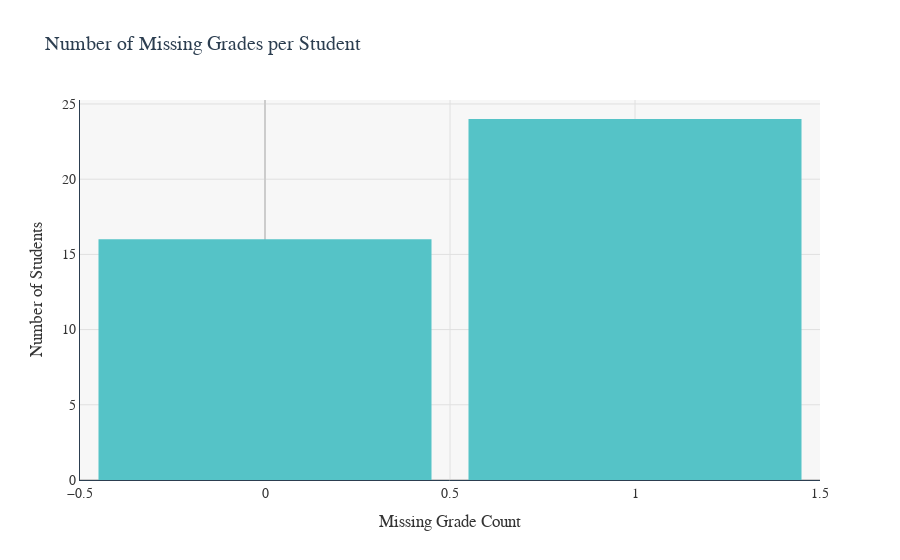

Notebook code for this chart:
### Code cell
# Count missing grades per student
merged_df['Missing Grades'] = merged_df[[col + '_num' for col in grade_cols]].isna().sum(axis=1)

# Create histogram with custom color
fig_missing = px.histogram(
    merged_df,
    x='Missing Grades',
    title='Number of Missing Grades per Student',
    color_discrete_sequence=['#55c3c7']
)

# Apply custom styling
fig_missing.update_layout(
    plot_bgcolor='#f7f7f7',
    paper_bgcolor='#ffffff', 
    font=dict(
        family="Arial",
        size=14,
        color="#333333"
    ),
    title_font=dict(
        size=20,
        color="#2c3e50"
    ),
    xaxis=dict(
        title='Missing Grade Count',
        gridcolor='#e0e0e0',
        linecolor='#2c3e50',
        zerolinecolor='#cccccc'
    ),
    yaxis=dict(
        title='Number of Students',
        gridcolor='#e0e0e0',
        linecolor='#2c3e50',
        zerolinecolor='#cccccc'
    ),
    bargap=0.1,
)

### Figure 1 — Plotly figure (JSON) as saved in the notebook; plotly's stock layout.template omitted (floating-point values rounded to 4 significant figures)
{"data": [{"bingroup": "x", "hovertemplate": "Missing Grades=%{x}<br>count=%{y}<extra></extra>", "legendgroup": "", "marker": {"color": "#55c3c7", "pattern": {"shape": ""}}, "name": "", "orientation": "v", "showlegend": false, "type": "histogram", "x": [0, 0, 0, 0, 0, 0, 0, 0, 1, 1, 1, 1, 0, 0, 0, 0, 1, 1, 1, 1, 1, 1, 1, 1, 0, 0, 0, 0, 1, 1, 1, 1, 1, 1, 1, 1, 1, 1, 1, 1], "xaxis": "x", "yaxis": "y"}], "layout": {"bargap": 0.1, "barmode": "relative", "font": {"color": "#333333", "family": "Arial", "size": 14}, "legend": {"tracegroupgap": 0}, "paper_bgcolor": "#ffffff", "plot_bgcolor": "#f7f7f7", "title": {"font": {"color": "#2c3e50", "size": 20}, "text": "Number of Missing Grades per Student"}, "xaxis": {"anchor": "y", "domain": [0, 1], "gridcolor": "#e0e0e0", "linecolor": "#2c3e50", "title": {"text": "Missing Grade Count"}, "zerolinecolor": "#cccccc"}, "yaxis": {"anchor": "x", "domain": [0, 1], "gridcolor": "#e0e0e0", "linecolor": "#2c3e50", "title": {"text": "Number of Students"}, "zerolinecolor": "#cccccc"}}}
